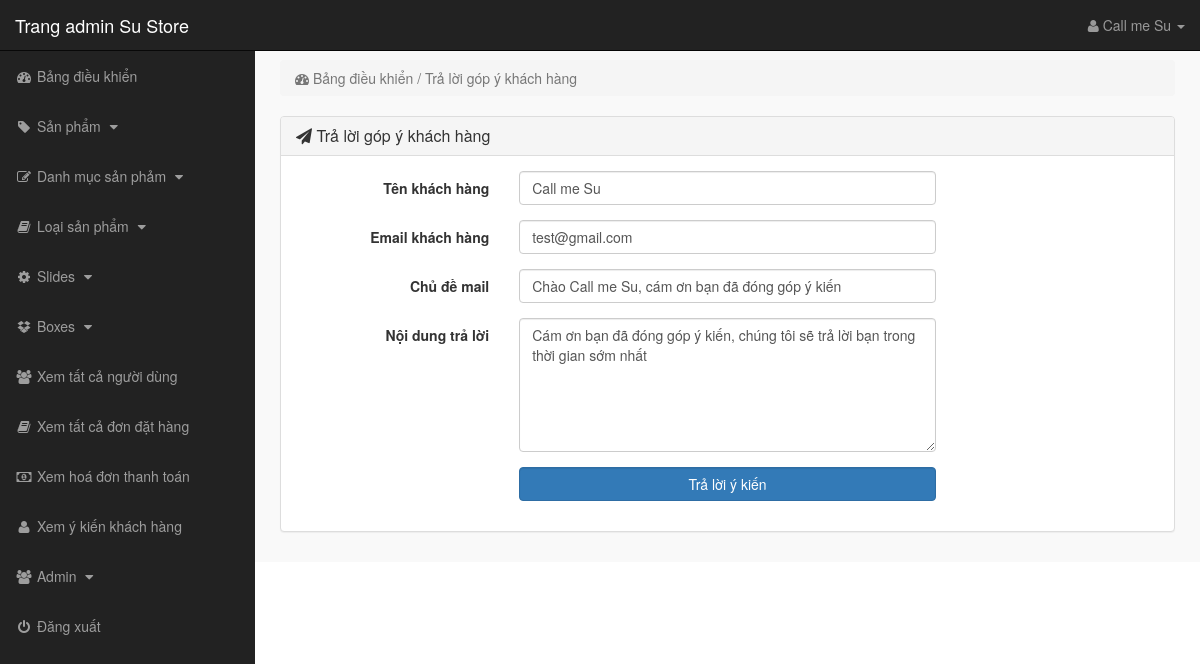
/admin_area/index.php?reply_sender=1 (signed in), run on the app's committed database.
### tables this page shows
CREATE TABLE `sender` (
  `sender_id` int(10) NOT NULL,
  `sender_c_name` varchar(255) NOT NULL,
  `sender_c_email` varchar(255) NOT NULL,
  `sender_subject` varchar(255) NOT NULL,
  `sender_message` varchar(255) NOT NULL,
  `sender_date` varchar(255) NOT NULL
);

### admin_area/reply_sender.php (the view, shortened to what this page needs)
<?php
    if(!isset($_SESSION['admin_username'])){
        echo "<script>window.open('login.php','_self')</script>";
    }else{
?>
<?php
    if(isset($_GET['reply_sender'])){
        $reply_sender = $_GET['reply_sender'];
        $get_reply = "select * from sender where sender_id='$reply_sender'";
        $run_reply= mysqli_query($con,$get_reply);
        $row_get_reply = mysqli_fetch_array($run_reply);
        $sender_c_name = $row_get_reply['sender_c_name'];
        $sender_c_email = $row_get_reply['sender_c_email'];
    }
?>
<div class="row">
    <div class="col-lg-12">
        <ol class="breadcrumb">
            <li class="active">
                <i class="fa fa-dashboard"></i> Bảng điều khiển / Trả lời góp ý khách hàng
            </li>
        </ol>
    </div>
</div>
<div class="row">
    <div class="col-lg-12">
        <div class="panel panel-default">
            <div class="panel-heading">
                <h3 class="panel-title">
                    <i class="fa fa-paper-plane"></i> Trả lời góp ý khách hàng
                </h3>
            </div>
            <div class="panel-body">
                <form method="post" class="form-horizontal" enctype="multipart/form-data">
                    <div class="form-group">
                        <label class="col-md-3 control-label"> Tên khách hàng </label>
                        <div class="col-md-6">
                            <input value="<?php echo $sender_c_name; ?>" name="sender_c_name" type="text" class="form-control" required>
                        </div>
                    </div>
                    <div class="form-group">
                        <label class="col-md-3 control-label"> Email khách hàng </label>
                        <div class="col-md-6">
                            <input value="<?php echo $sender_c_email; ?>"  name="sender_c_email" type="text" class="form-control" required>
                        </div>
                    </div>
                    <div class="form-group">
                        <label class="col-md-3 control-label"> Chủ đề mail </label>
                        <div class="col-md-6">
                            <input value="Chào <?php echo $sender_c_name; ?>, cám ơn bạn đã đóng góp ý kiến"  name="sender_subject" type="text" class="form-control" required>
                        </div>
                    </div>
                    <div class="form-group">
                        <label class="col-md-3 control-label"> Nội dung trả lời </label>
                        <div class="col-md-6">
                            <textarea  name="sender_message" class="form-control" rows="6">Cám ơn bạn đã đóng góp ý kiến, chúng tôi sẽ trả lời bạn trong thời gian sớm nhất</textarea>
                        </div>
                    </div>
                    <div class="form-group">
                        <label class="col-md-3 control-label"></label>
                        <div class="col-md-6">
                            <input name="send" value="Trả lời ý kiến" type="submit" class="btn btn-primary form-control">
                        </div>
                    </div>
                </form>
            </div>
        </div>
    </div>
</div>
<?php } ?>

### admin_area/includes/sidebar.php (shortened to what this page needs)
<?php
    if(!isset($_SESSION['admin_username'])){
        echo "<script>window.open('login.php','_self')</script>";
    }else{
?>
<nav class="navbar navbar-inverse navbar-fixed-top">
    <div class="navbar-header">
        <a href="index.php?dashboard" class="navbar-brand">Trang admin Su Store</a>
    </div>
    <ul class="nav navbar-right top-nav">
        <li class="dropdown">
            <a href="#" class="dropdown-toggle" data-toggle="dropdown">
                <i class="fa fa-user"></i> <?php echo $admin_name;  ?> <b class="caret"></b>
            </a>
        </li>
    </ul>
    <div class="collapse navbar-collapse navbar-ex1-collapse">
        <ul class="nav navbar-nav side-nav">
            <li>
                <a href="index.php?dashboard">
                        <i class="fa fa-fw fa-dashboard"></i> Bảng điều khiển
                </a>
            </li>
            <li>
                <a href="#" data-toggle="collapse" data-target="#products">
                        <i class="fa fa-fw fa-tag"></i> Sản phẩm
                        <i class="fa fa-fw fa-caret-down"></i>
                </a>
            </li>
            <li>
                <a href="#" data-toggle="collapse" data-target="#p_cat">
                        <i class="fa fa-fw fa-edit"></i> Danh mục sản phảm
                        <i class="fa fa-fw fa-caret-down"></i>
                </a>
            </li>
            <li>
                <a href="#" data-toggle="collapse" data-target="#cat">
                        <i class="fa fa-fw fa-book"></i> Loại sản phẩm
                        <i class="fa fa-fw fa-caret-down"></i>
                </a>
            </li>
            <li>
                <a href="#" data-toggle="collapse" data-target="#slides">
                        <i class="fa fa-fw fa-gear"></i> Slides
                        <i class="fa fa-fw fa-caret-down"></i>
                </a>
            </li>
            <li>
                <a href="#" data-toggle="collapse" data-target="#boxes">
                        <i class="fa fa-fw fa-dropbox"></i> Boxes
                        <i class="fa fa-fw fa-caret-down"></i>
                </a>
            </li>
            <li>
                <a href="index.php?view_customers">
                    <i class="fa fa-fw fa-users"></i> Xem tất cả người dùng
                </a>
            </li>
            <li>
                <a href="index.php?view_orders">
                    <i class="fa fa-fw fa-book"></i> Xem tất cả đơn đặt hàng
                </a>
            </li>
            <li>
                <a href="index.php?view_payments">
                    <i class="fa fa-fw fa-money"></i> Xem hoá đơn thanh toán
                </a>
            </li>
            <li>
                <a href="index.php?view_sender">
                    <i class="fa fa-fw fa-user"></i> Xem ý kiến khách hàng
                </a>
            </li>
            <li>
                <a href="#" data-toggle="collapse" data-target="#users">
                        <i class="fa fa-fw fa-users"></i> Admin
                        <i class="fa fa-fw fa-caret-down"></i>
                </a>
            </li>
            <li>
                <a href="logout.php">
                    <i class="fa fa-fw fa-power-off"></i> Đăng xuất
                </a>
            </li>
        </ul>
    </div>
</nav>
<?php } ?>

### admin_area/css/style.css (style rules this page uses)
body { margin-top: 100px; }
@media (min-width: 768px) { body { margin-top: 50px; } }
.top-nav>li { float: left; display: inline-block; }
.top-nav>li>a { color: #999999; line-height: 20px; padding-top: 15px; padding-bottom: 15px; padding-right: 30px; }
@media (min-width: 768px) { .side-nav { position: fixed; top: 51px; bottom: 0; width: 255px; overflow-y: auto; overflow-x: hidden; background-color: #222222; padding-bottom: 40px; border-radius: 0; } }
@media (min-width: 768px) { .side-nav>li>a { width: 255px; } }
.panel-body { border-radius: 5px; }

### data on the page
sender: sender_c_name "Call me Su", sender_c_email "test@gmail.com", sender_subject "Chào Call me Su, cám ơn bạn đã đóng góp ý kiến"

### other printed values
$admin_name "Call me Su"
